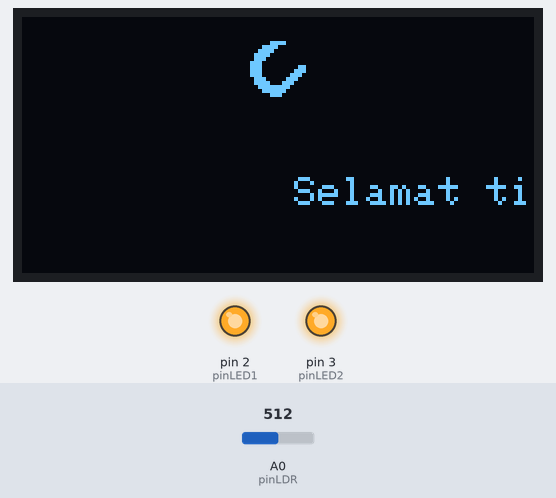
The sketch below on a simulated Arduino Uno, built with avr-gcc and run on an emulated ATmega328P. Shown: 128×64 one-colour display, output pins drawn as LEDs (lit = HIGH). The inputs (shaded band) are chosen by the test bench; at power-on: A0 (pinLDR) = 512. What the sketch prints to the serial monitor is not drawn.

Above: at 1.25 s.
1.3 s: A0 (pinLDR) set to 412
2.9 s: A0 (pinLDR) set to 393
At 2.99 s:
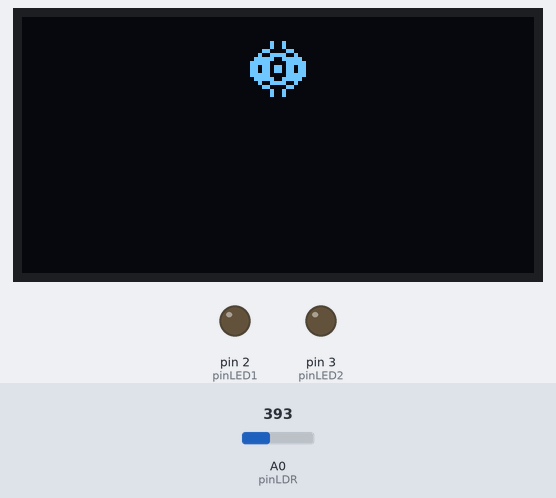
4.6 s: A0 (pinLDR) set to 410
At 6.08 s:
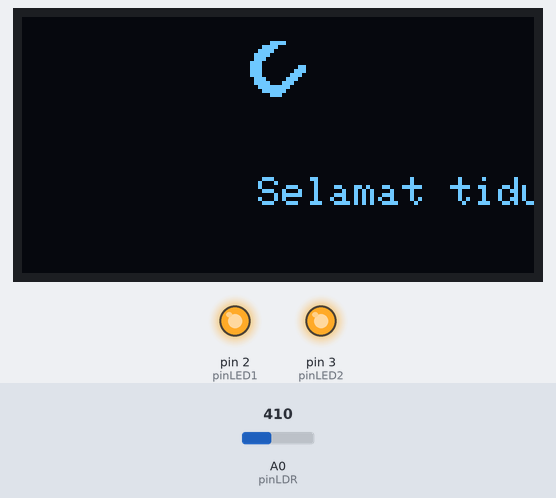
6.1 s: A0 (pinLDR) set to 390
At 6.27 s:
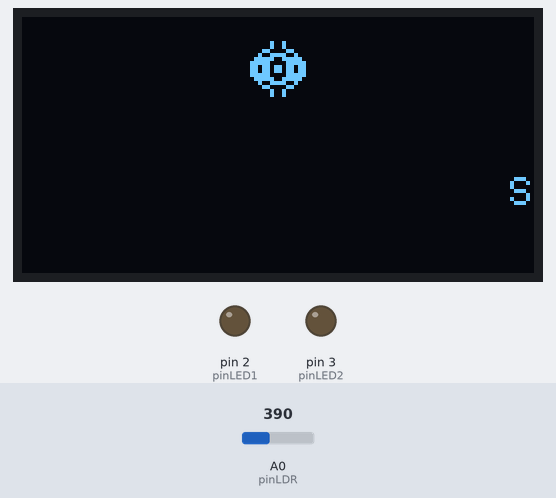
Timing chart, 0 to 9.1 s (numbered marks = the images above; inputs shaded):
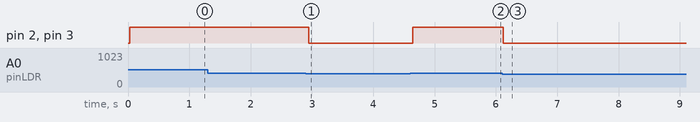

Measured:
- the behaviour switches between 401 and 400 on A0 (pinLDR) (found by bisection; images 0 and 1)
- after the input at 2.9 s, pin 2 (pinLED1), pin 3 (pinLED2): HIGH → LOW after 0.05 s; the display: changes after 0.08 s (image 1)
- after the input at 4.6 s, pin 2 (pinLED1), pin 3 (pinLED2): LOW → HIGH at once; the display: first changes after 0.07 s (image 2 shows a later state)
- after the input at 6.1 s, pin 2 (pinLED1), pin 3 (pinLED2): HIGH → LOW at once; the display: first changes after 0.05 s (image 3 shows a later state)

The sketch:

SMARTLAMP_LDR_OLED.ino
```cpp
#include <SPI.h>
#include <Wire.h>
#include <Adafruit_GFX.h>
#include <Adafruit_SSD1306.h>

#define SCREEN_WIDTH 128 // Lebar display OLED dalam piksel
#define SCREEN_HEIGHT 64 // Tinggi display OLED dalam piksel

// Deklarasi OLED yang terhubung via I2C (Pin Reset -1 karena biasanya tidak dipakai)
#define OLED_RESET     -1
Adafruit_SSD1306 display(SCREEN_WIDTH, SCREEN_HEIGHT, &Wire, OLED_RESET);

// Definisikan Pin
const int pinLDR = A0;
const int pinLED1 = 2;
const int pinLED2 = 3;

// Batas nilai sensor untuk menentukan Siang/Malam (Sesuaikan dengan LDR Anda)
const int batasCahaya = 400;

// --- BITMAP LOGO MATAHARI (16x16 piksel) ---
const unsigned char logo_matahari[] PROGMEM = {
  0x00, 0x00, 0x02, 0x40, 0x02, 0x40, 0x0c, 0x30, 0x13, 0xc8, 0x3e, 0x7c, 0x7c, 0x3e, 0x6d, 0xb6,
  0x6d, 0xb6, 0x7c, 0x3e, 0x3e, 0x7c, 0x13, 0xc8, 0x0c, 0x30, 0x02, 0x40, 0x02, 0x40, 0x00, 0x00
};

// --- BITMAP LOGO BULAN (16x16 piksel) ---
const unsigned char logo_bulan[] PROGMEM = {
  0x00, 0x00, 0x03, 0xc0, 0x0f, 0x00, 0x1e, 0x00, 0x3c, 0x00, 0x38, 0x00, 0x70, 0x00, 0x70, 0x06,
  0x70, 0x0e, 0x70, 0x1c, 0x38, 0x38, 0x3c, 0x70, 0x1f, 0xe0, 0x0f, 0xc0, 0x03, 0x80, 0x00, 0x00
};

// Variabel untuk mengontrol teks bergerak manual agar tidak memblokir loop utama
int textX = SCREEN_WIDTH;
String pesanTerakhir = "";

void setup() {
  // Inisialisasi komunikasi Serial dengan Baud Rate 9600 bps
  Serial.begin(9600);
  Serial.println("--- Sistem IoT Smart Lamp City Dimulai ---");

  pinMode(pinLED1, OUTPUT);
  pinMode(pinLED2, OUTPUT);

  // Inisialisasi OLED dengan alamat I2C 0x3C
  if(!display.begin(SSD1306_SWITCHCAPVCC, 0x3C)) {
    Serial.println("Gagal menginisialisasi layar OLED!");
    for(;;); // Jika gagal, kunci program di sini
  }

  display.clearDisplay();
  display.setTextWrap(false); // Matikan pembungkusan teks agar teks bisa berjalan ke kiri
  display.setTextColor(SSD1306_WHITE);
}

void loop() {
  // Baca nilai analog dari sensor LDR (0 - 1023)
  int nilaiLDR = analogRead(pinLDR);

  String pesanPagi = "Selamat beraktivitas masyarakat kota, tetap semangat menjalani hari!   ";
  String pesanMalam = "Selamat tidur masyarakat kota...   ";
  String pesanAktif = "";

  // LOGIKA KONTROL SMART LAMP & MONITOR
  if (nilaiLDR > batasCahaya) {
    // KONDISI: MALAM (Cahaya rendah)
    digitalWrite(pinLED1, HIGH); // Lampu Kota Menyala
    digitalWrite(pinLED2, HIGH);
    pesanAktif = pesanMalam;

    // Tampilkan logo Bulan di sisi atas (koordinat x=56, y=5)
    display.clearDisplay();
    display.drawBitmap(56, 5, logo_bulan, 16, 16, SSD1306_WHITE);

    // Mengirim data ke Serial Monitor
    Serial.print("Sensor LDR: ");
    Serial.print(nilaiLDR);
    Serial.println(" -> KONDISI: MALAM (Lampu Menyala)");
  }
  else {
    // KONDISI: SIANG (Cahaya terang)
    digitalWrite(pinLED1, LOW);  // Lampu Kota Mati
    digitalWrite(pinLED2, LOW);
    pesanAktif = pesanPagi;

    // Tampilkan logo Matahari di sisi atas (koordinat x=56, y=5)
    display.clearDisplay();
    display.drawBitmap(56, 5, logo_matahari, 16, 16, SSD1306_WHITE);

    // Mengirim data ke Serial Monitor
    Serial.print("Sensor LDR: ");
    Serial.print(nilaiLDR);
    Serial.println(" -> KONDISI: SIANG (Lampu Mati)");
  }

  // LOGIKA TEKS BERGERAK (SCROLLING TEXT)
  if (pesanAktif != pesanTerakhir) {
    textX = SCREEN_WIDTH;
    pesanTerakhir = pesanAktif;
  }

  // Tampilkan text pada baris bawah (y=40)
  display.setTextSize(1);
  display.setCursor(textX, 40);
  display.print(pesanAktif);
  display.display();

  // Geser teks ke arah kiri
  textX -= 3; // Ubah nilai pengurangan untuk mengatur kecepatan gerak teks

  // Jika teks sudah keluar sepenuhnya dari layar sebelah kiri, reset posisinya ke kanan luar
  int panjangTeksPiksel = pesanAktif.length() * 6;
  if (textX < -panjangTeksPiksel) {
    textX = SCREEN_WIDTH;
  }

  delay(30); // Delay kecil untuk stabilitas pergerakan teks dan pembacaan serial
}
```
